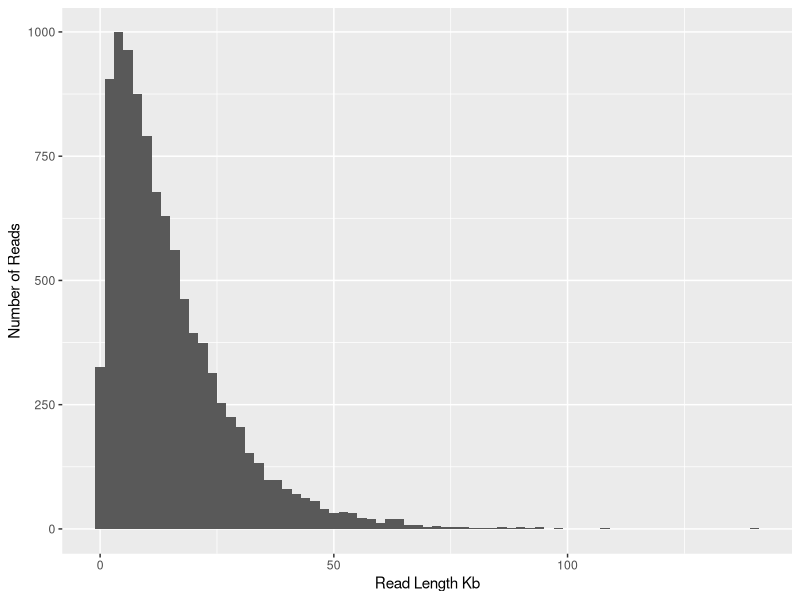

Recreate this plot in R.
## ---- chunk 1
knitr::opts_chunk$set(echo = TRUE)
# Bash chunks are a record of commands you ran in the Terminal. Knitting shows
# them but doesn't run them again.
knitr::opts_hooks$set(engine = function(options) {
  if (options$engine == "bash") options$eval <- FALSE
  options
})
## ---- chunk 2
#cd ~/mb5370-workshops/raw_data
#ln -s /pvol/data/metagenome_assembly/reads_R10_0.5.fastq.gz raw_reads.fastq.gz
## symbolic link to rae reads file in the raw_data folder 

#ls -l raw_data
## using ls to make sure the link is correct for the raw data 

#zcat raw_data/raw_reads.fastq.gz | head -n 40000 | bioawk -c fastx '{print $name,length($seq)}' > read_lengths.txt

#lines underneath explain the code 
# Unzips the raw data and sends the data to standard output
##zcat raw_data/raw_reads.fastq.gz \
# This is a pipe. It sends output from the previous command as input to the next command
  ##| \
# Here we select only the top 40k lines in the file. This equates to 10k reads. It should be plenty to get some stats
 ## head -n 40000 | \
# This is a small bioawk program. It prints the name of each sequence followed by its length
  ##bioawk -c fastx '{print $name,length($seq)}' \
# Send outputs to a file called read_lengths.txt
##  > read_lengths.txt

#making a graph to visualise the data 
library(tidyverse)

rl_data <- read_tsv("read_lengths.txt",col_names = c("id","length"), show_col_types = FALSE)

ggplot(rl_data, aes(x=length/1000)) + 
  geom_histogram(binwidth = 2) +
  xlab("Read Length Kb") + ylab("Number of Reads")

#Figure 1: Histogram of read lengths in the mock nanopore sequencing dataset

# calculating read N50 
total_len <- sum(rl_data$length)

rl_data |> 
  arrange(desc(length)) |> 
  mutate(cumsum = cumsum(length)) |> 
  filter(cumsum>total_len/2) |> 
  head(n=1)



## ---- chunk 3
#Step 2
#running the batch file 
#sbatch run_flye.sh 
#tail -f slurm-XXX.out to monitor job output 
